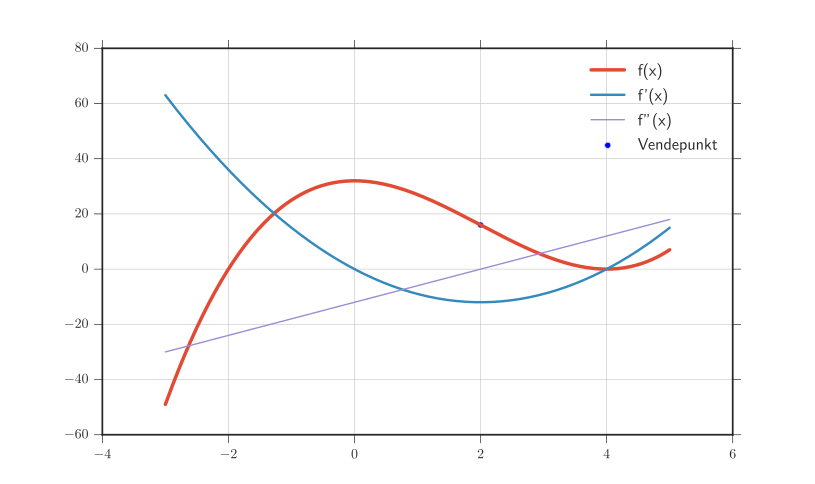

Generate this figure with Python:
# -*- coding: utf-8 -*-
"""
Created on Fri Jan  6 13:16:53 2017
"""
import numpy as np
import matplotlib.pyplot as plt

def f(x):
    return x**3 - 6*x**2 + 32


def f_deriv(x):
    return 3*x**2 - 12*x


def f_deriv2(x):
    return 6*x - 12

x = np.linspace(-3, 5, num = 500)

plt.style.use('seaborn-ticks')
plt.rc('text', usetex = True)
plt.plot(x, f(x), label = r'f(x)', linewidth = 2.5)
plt.plot(x, f_deriv(x), label = r"f'(x)", linewidth = 1.75)
plt.plot(x, f_deriv2(x), label = r"f''(x)", linewidth = 1)
plt.scatter([2], [16], label = 'Vendepunkt')
plt.grid(True)
plt.legend(loc = 'best')
plt.show()
    
